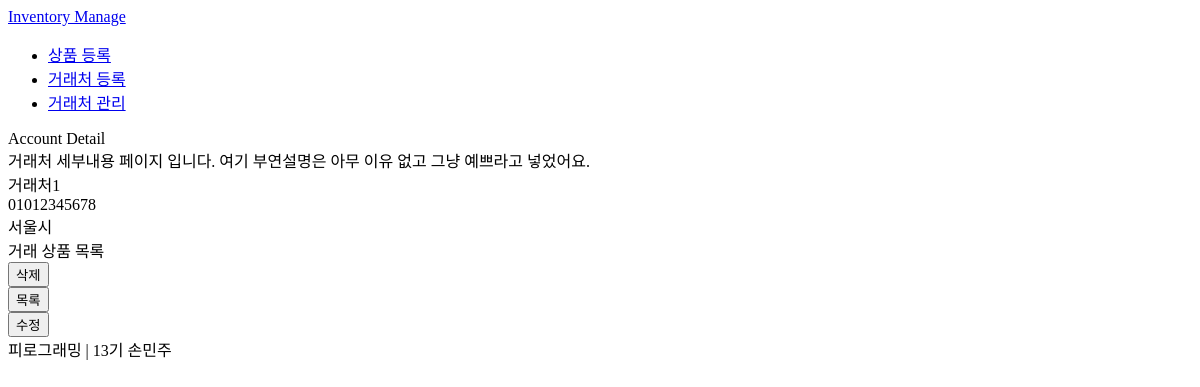
The app's page /inventory/account/1/, older data.
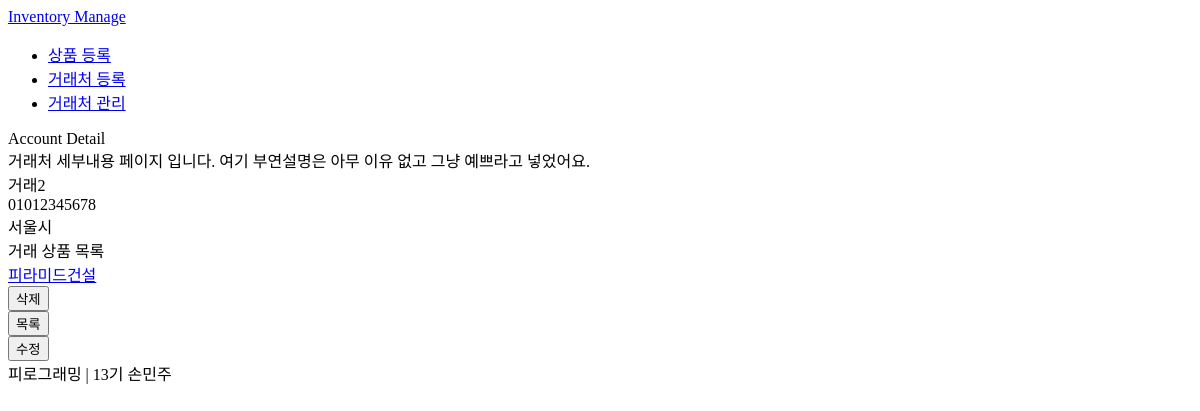
The same page, newer data.
### inventory/models.py (models this page shows, shortened)
class Account(models.Model):
    name = models.CharField(max_length=50)
    call = models.CharField(max_length=11, null=True, blank=True)
    address = models.CharField(max_length=200, null=True, blank=True)

class Item(models.Model):
    title = models.CharField(max_length=50, null=True)
    image = models.ImageField(null=True, blank=True, upload_to="image")
    content = models.TextField(null=True, blank=True)
    price = models.PositiveIntegerField(null=True, blank=True)
    amount = models.PositiveIntegerField(null=True)
    account = models.ForeignKey(Account, on_delete=models.CASCADE, null=True)

### inventory/views.py (the view)
# urls.py: path("account/<int:pk>/", views.account_read, name="account_read"),
def account_read(request, pk):
    account = Account.objects.get(pk=pk)
    ctx = {
        "account": account
    }
    return render(request, "inventory/account_read.html", ctx)

### inventory/templates/inventory/account_read.html (shortened to what this page needs)
{% extends "inventory/layout.html" %}
{% block content %}
    <div id="head">
        <div>Account Detail</div>
        <div>거래처 세부내용 페이지 입니다. 여기 부연설명은 아무 이유 없고 그냥 예쁘라고 넣었어요.</div>
    </div>
    <div id="wrap">
        <div id="background">
            <div id="account">
                <div class="name">{{ account.name }}</div>
                <div class="call">{{ account.call }}</div>
                <div class="address">{{ account.address }}</div>
            </div>
            <div id="item">
                <div class="list-name">거래 상품 목록</div>
                <div class="list">
                    {% for item in account.item_set.all %}
                        <div><a href="{% url 'inventory:item_read' item.pk %}">{{ item.title }}</a></div>
                    {% endfor %}
                </div>
            </div>
        </div>
    </div>
    <div id="account-buttons">
        <div class="left">
            <form action="{% url 'inventory:account_delete' account.pk %}" method="post">
                <div class="delete"><input type="submit" value="삭제"></div>
            </form>
        </div>
        <div class="right">
            <form action="{% url 'inventory:account_list' %}">
                <div class="list"><input type="submit" value="목록"></div>
            </form>
            <form action="{% url 'inventory:account_update' account.pk %}">
                <div class="update"><input type="submit" value="수정"></div>
            </form>
        </div>
    </div>
{% endblock %}

Row changes from the older to the newer data that the page shows:
changed Account "서울시": name "거래처1" → "거래2"
added Item: title "피라미드건설"
